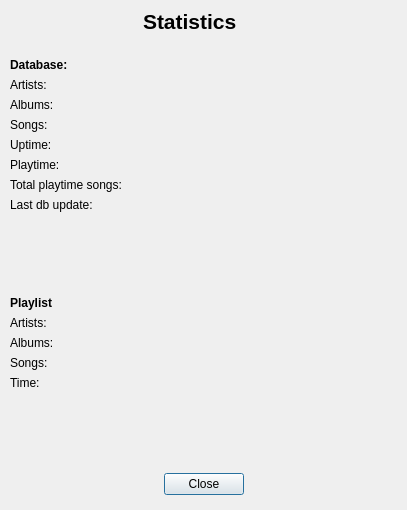
<ui version="4.0" >
 <class>StatisticsDialog</class>
 <widget class="QDialog" name="StatisticsDialog" >
  <property name="geometry" >
   <rect>
    <x>0</x>
    <y>0</y>
    <width>407</width>
    <height>510</height>
   </rect>
  </property>
  <property name="windowTitle" >
   <string>QtMPC Statistics</string>
  </property>
  <widget class="QWidget" name="layoutWidget" >
   <property name="geometry" >
    <rect>
     <x>10</x>
     <y>9</y>
     <width>388</width>
     <height>486</height>
    </rect>
   </property>
   <layout class="QVBoxLayout" name="verticalLayout" >
    <item>
     <layout class="QHBoxLayout" name="label_7" >
      <property name="bottomMargin" >
       <number>18</number>
      </property>
      <item>
       <widget class="QLabel" name="label_5" >
        <property name="sizePolicy" >
         <sizepolicy vsizetype="Preferred" hsizetype="Preferred" >
          <horstretch>1</horstretch>
          <verstretch>0</verstretch>
         </sizepolicy>
        </property>
        <property name="text" >
         <string/>
        </property>
        <property name="pixmap" >
         <pixmap resource="../QtMPC.qrc" >:/images/icon.svg</pixmap>
        </property>
       </widget>
      </item>
      <item>
       <widget class="QLabel" name="label" >
        <property name="sizePolicy" >
         <sizepolicy vsizetype="Preferred" hsizetype="Preferred" >
          <horstretch>2</horstretch>
          <verstretch>0</verstretch>
         </sizepolicy>
        </property>
        <property name="font" >
         <font>
          <pointsize>16</pointsize>
          <weight>75</weight>
          <bold>true</bold>
         </font>
        </property>
        <property name="text" >
         <string>Statistics</string>
        </property>
       </widget>
      </item>
     </layout>
    </item>
    <item>
     <layout class="QGridLayout" name="database_grid" >
      <item row="1" column="0" >
       <widget class="QLabel" name="label_2" >
        <property name="text" >
         <string>Artists:</string>
        </property>
       </widget>
      </item>
      <item row="1" column="1" >
       <widget class="QLabel" name="Artists" >
        <property name="text" >
         <string/>
        </property>
       </widget>
      </item>
      <item row="2" column="0" >
       <widget class="QLabel" name="label_6" >
        <property name="text" >
         <string>Albums:</string>
        </property>
       </widget>
      </item>
      <item row="2" column="1" >
       <widget class="QLabel" name="Albums" >
        <property name="text" >
         <string/>
        </property>
        <property name="openExternalLinks" >
         <bool>true</bool>
        </property>
       </widget>
      </item>
      <item row="3" column="0" >
       <widget class="QLabel" name="label_8" >
        <property name="text" >
         <string>Songs:</string>
        </property>
       </widget>
      </item>
      <item row="3" column="1" >
       <widget class="QLabel" name="Songs" >
        <property name="text" >
         <string/>
        </property>
       </widget>
      </item>
      <item row="4" column="0" >
       <widget class="QLabel" name="label_9" >
        <property name="text" >
         <string>Uptime:</string>
        </property>
       </widget>
      </item>
      <item row="4" column="1" >
       <widget class="QLabel" name="Uptime" >
        <property name="text" >
         <string/>
        </property>
       </widget>
      </item>
      <item row="5" column="0" >
       <widget class="QLabel" name="label_10" >
        <property name="text" >
         <string>Playtime:</string>
        </property>
       </widget>
      </item>
      <item row="5" column="1" >
       <widget class="QLabel" name="Playtime" >
        <property name="text" >
         <string/>
        </property>
       </widget>
      </item>
      <item row="6" column="0" >
       <widget class="QLabel" name="label_11" >
        <property name="text" >
         <string>Total playtime songs:</string>
        </property>
       </widget>
      </item>
      <item row="6" column="1" >
       <widget class="QLabel" name="db_playtime" >
        <property name="text" >
         <string/>
        </property>
       </widget>
      </item>
      <item row="7" column="0" >
       <widget class="QLabel" name="label_12" >
        <property name="text" >
         <string>Last db update:</string>
        </property>
       </widget>
      </item>
      <item row="7" column="1" >
       <widget class="QLabel" name="db_update" >
        <property name="text" >
         <string/>
        </property>
       </widget>
      </item>
      <item row="0" column="0" >
       <widget class="QLabel" name="label_3" >
        <property name="text" >
         <string>&lt;b>Database:&lt;/b></string>
        </property>
        <property name="textFormat" >
         <enum>Qt::RichText</enum>
        </property>
       </widget>
      </item>
     </layout>
    </item>
    <item>
     <spacer name="verticalSpacer" >
      <property name="orientation" >
       <enum>Qt::Vertical</enum>
      </property>
      <property name="sizeHint" stdset="0" >
       <size>
        <width>386</width>
        <height>18</height>
       </size>
      </property>
     </spacer>
    </item>
    <item>
     <layout class="QGridLayout" name="playlist_grid" >
      <item row="1" column="1" >
       <widget class="QLabel" name="PlaylistArtists" >
        <property name="text" >
         <string/>
        </property>
       </widget>
      </item>
      <item row="2" column="0" >
       <widget class="QLabel" name="label_13" >
        <property name="text" >
         <string>Albums:</string>
        </property>
       </widget>
      </item>
      <item row="2" column="1" >
       <widget class="QLabel" name="PlaylistAlbums" >
        <property name="text" >
         <string/>
        </property>
       </widget>
      </item>
      <item row="3" column="0" >
       <widget class="QLabel" name="label_15" >
        <property name="text" >
         <string>Songs:</string>
        </property>
       </widget>
      </item>
      <item row="3" column="1" >
       <widget class="QLabel" name="PlaylistSongs" >
        <property name="text" >
         <string/>
        </property>
       </widget>
      </item>
      <item row="1" column="0" >
       <widget class="QLabel" name="label_4" >
        <property name="text" >
         <string>Artists:</string>
        </property>
       </widget>
      </item>
      <item row="4" column="0" >
       <widget class="QLabel" name="label_17" >
        <property name="text" >
         <string>Time:</string>
        </property>
       </widget>
      </item>
      <item row="4" column="1" >
       <widget class="QLabel" name="PlaylistTime" >
        <property name="text" >
         <string/>
        </property>
       </widget>
      </item>
      <item row="0" column="0" >
       <widget class="QLabel" name="label_19" >
        <property name="text" >
         <string>&lt;b>Playlist&lt;/b></string>
        </property>
        <property name="textFormat" >
         <enum>Qt::RichText</enum>
        </property>
       </widget>
      </item>
     </layout>
    </item>
    <item>
     <spacer name="verticalSpacer_2" >
      <property name="orientation" >
       <enum>Qt::Vertical</enum>
      </property>
      <property name="sizeHint" stdset="0" >
       <size>
        <width>20</width>
        <height>18</height>
       </size>
      </property>
     </spacer>
    </item>
    <item>
     <widget class="QDialogButtonBox" name="buttonBox" >
      <property name="orientation" >
       <enum>Qt::Horizontal</enum>
      </property>
      <property name="standardButtons" >
       <set>QDialogButtonBox::Close</set>
      </property>
      <property name="centerButtons" >
       <bool>true</bool>
      </property>
     </widget>
    </item>
   </layout>
  </widget>
 </widget>
 <resources>
  <include location="../QtMPC.qrc" />
  <include location="../../QtMPC.qrc" />
 </resources>
 <connections>
  <connection>
   <sender>buttonBox</sender>
   <signal>accepted()</signal>
   <receiver>StatisticsDialog</receiver>
   <slot>accept()</slot>
   <hints>
    <hint type="sourcelabel" >
     <x>248</x>
     <y>254</y>
    </hint>
    <hint type="destinationlabel" >
     <x>157</x>
     <y>274</y>
    </hint>
   </hints>
  </connection>
  <connection>
   <sender>buttonBox</sender>
   <signal>rejected()</signal>
   <receiver>StatisticsDialog</receiver>
   <slot>reject()</slot>
   <hints>
    <hint type="sourcelabel" >
     <x>316</x>
     <y>260</y>
    </hint>
    <hint type="destinationlabel" >
     <x>286</x>
     <y>274</y>
    </hint>
   </hints>
  </connection>
 </connections>
</ui>
